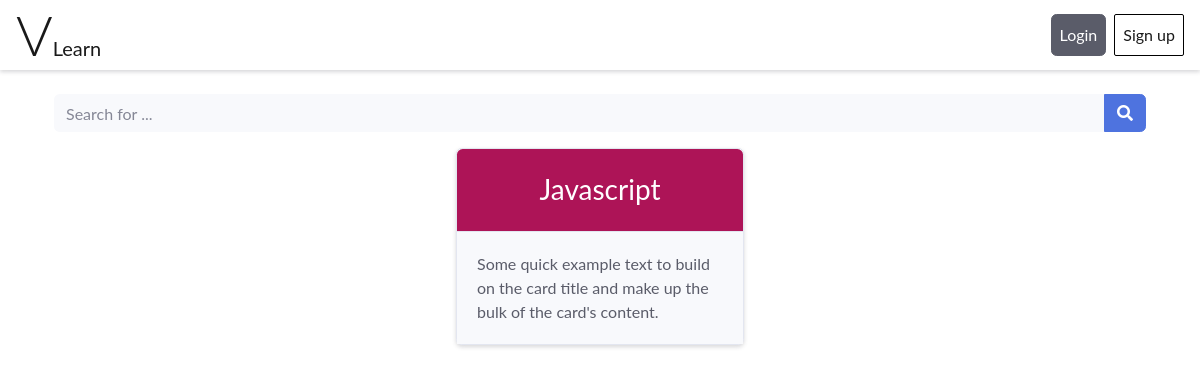
/, run on an earlier commit of the app's database.
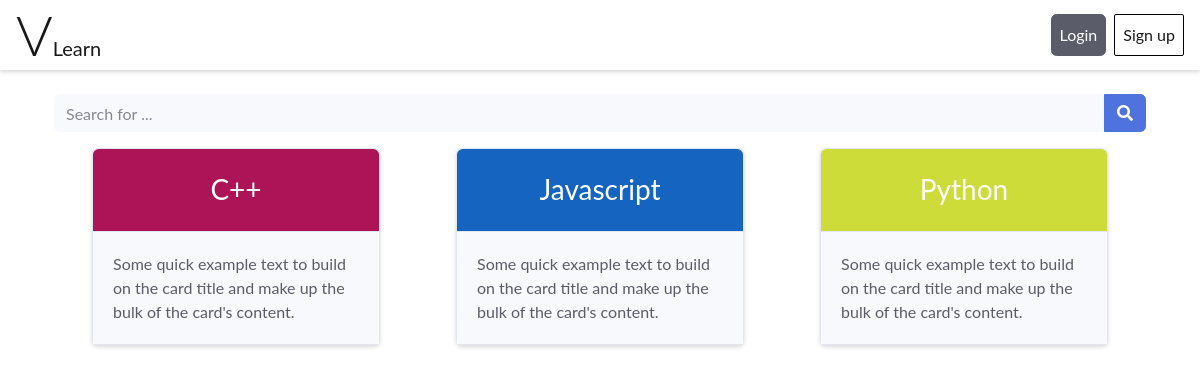
And on a later commit of the database.
### v_learn/models.py (models this page shows, shortened)
class Course(models.Model):
    course_name = models.CharField(max_length=264, unique=True)

### v_learn/views.py (the view)
# urls.py: path('', views.Homepage, name="homepage"),
def Homepage(request):
    course_table = Course.objects.order_by('course_name')
    my_course_table = {"insert_course_table": course_table}
    return render(request, "Homepage.html", context=my_course_table)

### templates/Homepage.html (shortened to what this page needs)
{% extends "Header-Footer.html" %} {% block content %}
<nav
  class="navbar navbar-light navbar-expand bg-white shadow-sm mb-4 topbar static-top"
>
  <a class="navbar-brand" href="#"><b class="display-4">V</b>Learn</a>
  <div
    class="collapse navbar-collapse justify-content-end"
    id="navbarSupportedContent"
  >
    <div class="navbar-nav">
      <a
        class="nav-item btn btn-dark nav-link text-white mr-2"
        href="./login.html"
        >Login</a
      >
      <a class="nav-item nav-link active" href="./register.html">Sign up</a>
    </div>
  </div>
</nav>
<div class="container">
  <form class="navbar-search ">
    <div class="input-group">
      <input
        class="bg-light form-control border-0 small"
        type="text"
        placeholder="Search for ..."
      />
      <div class="input-group-append">
        <button class="btn btn-primary py-0" type="button">
          <i class="fas fa-search"></i>
        </button>
      </div>
    </div>
  </form>
  <div class="d-flex flex-wrap justify-content-around">
    {% for acc in insert_course_table %}
    <div class="card text-white  m-3 shadow-sm" style="max-width: 18rem;">
      <a
        href="{% url 'templates:detail' %}"
        class="text-white text-decoration-none"
      >
        <h3 class="card-header p-4 text-center rounded-top v-color">
          {{ acc.course_name }}
        </h3>
      </a>
      <div class="card-body bg-light text-dark">
        <p class="card-text">
          Some quick example text to build on the card title and make up the
          bulk of the card's content.
        </p>
      </div>
    </div>
    {% endfor %}
  </div>
</div>
{% endblock %}

What changed in the data, as far as the page shows it:
added Course: course_name "C++"
added Course: course_name "Python"
